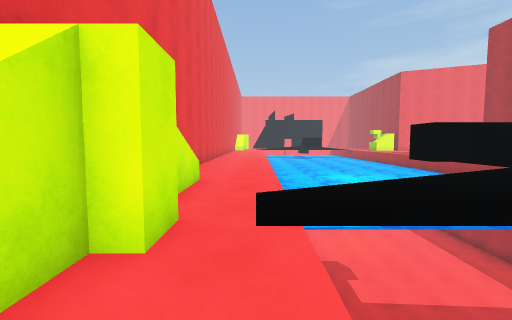
View 1 (above)

20 first-person views from a walk through a scene from a Unity 3-D project. The camera is 1.2 m above the floor, tilts 4° down and sees 90° across. The floor is counted in squares, 1.2 m on a side. Each view is taken from the middle of a square. On the plan, view 1 faces up. The plan holds only what a view shows up to about 11 squares ahead; the rest is blank. The place goes on beyond the plan. The player is left out. Surface patterns are stand-ins for the level's own textures.

View 2
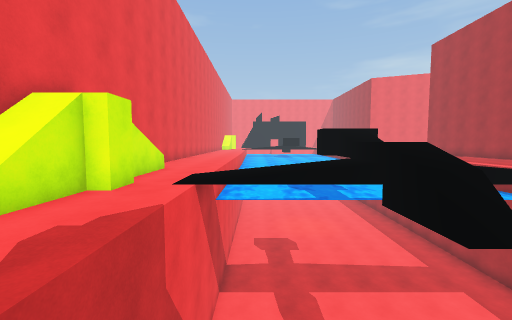

View 3
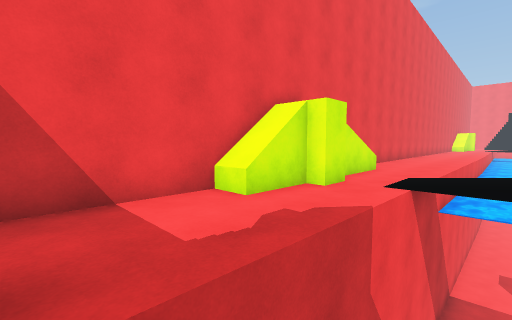

View 4
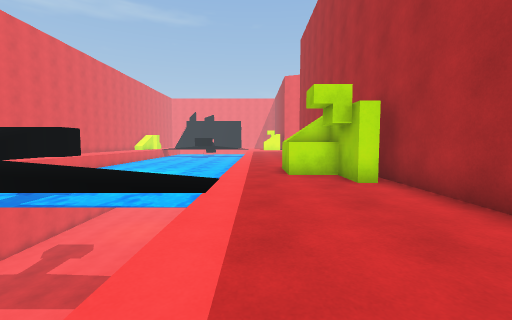

View 5
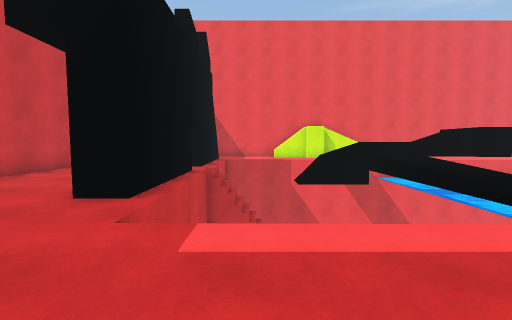

View 6
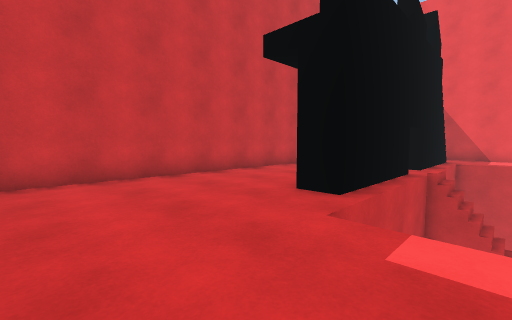

View 7
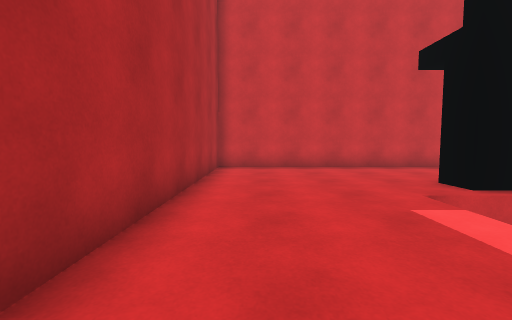

View 8
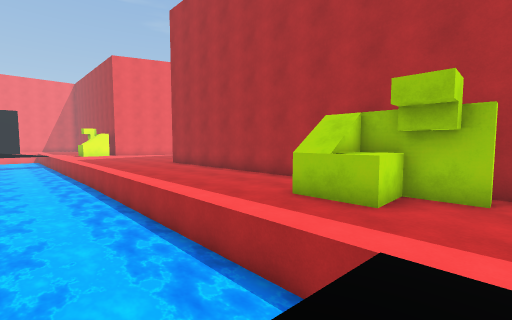

View 9
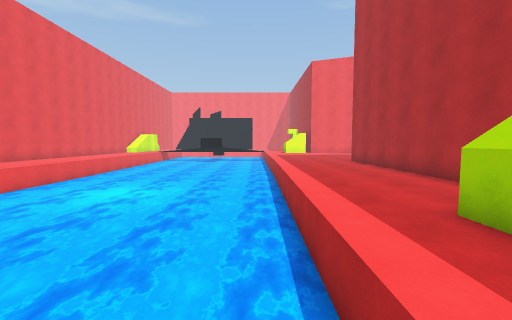

View 10
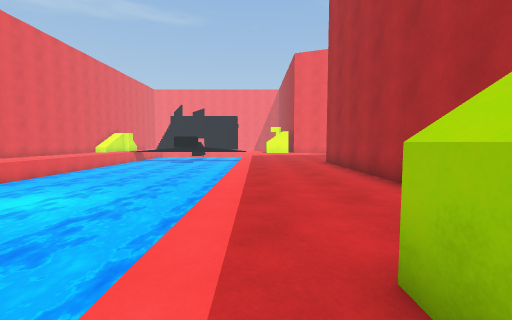

View 11
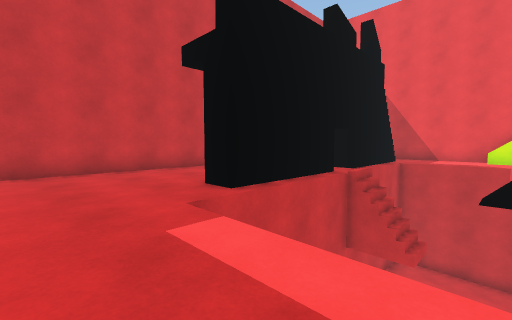

View 12
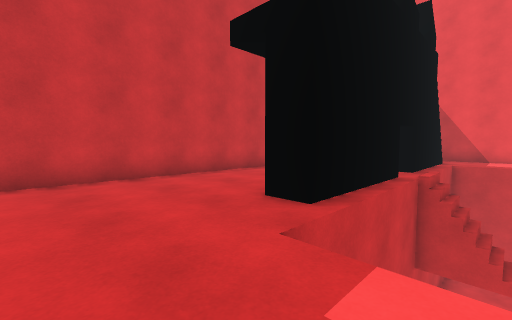

View 13
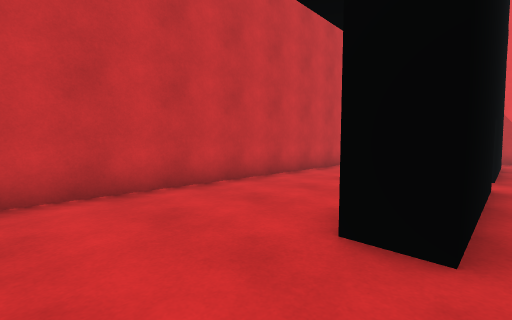

View 14
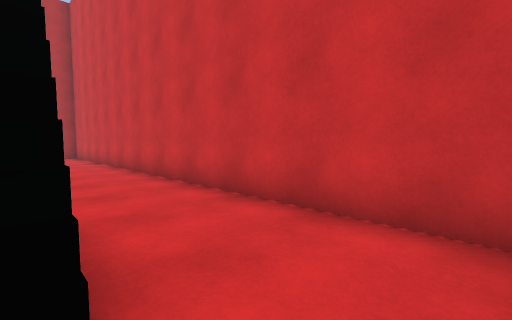

View 15
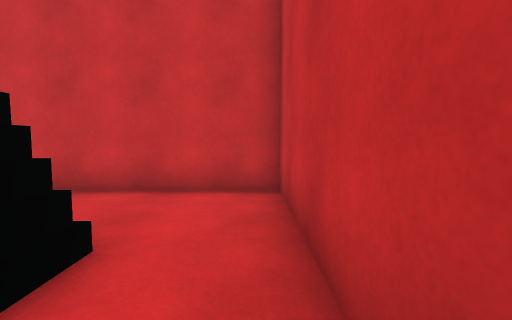

View 16
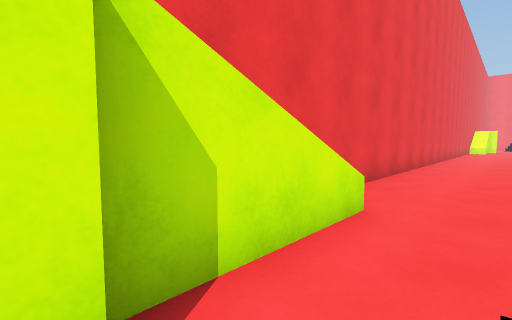

View 17
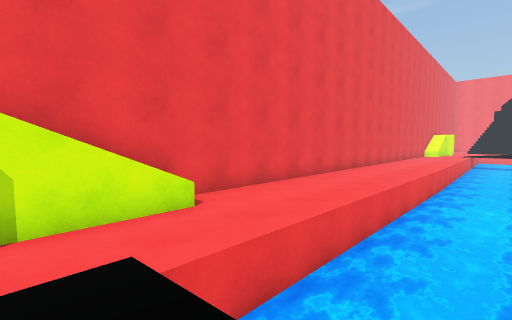

View 18
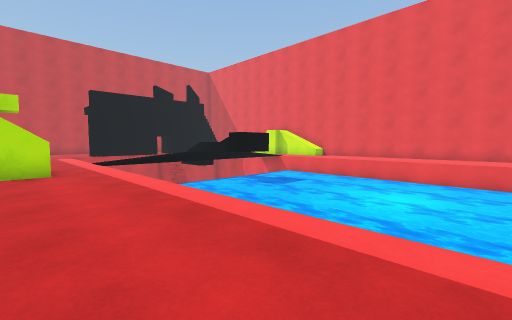

View 19
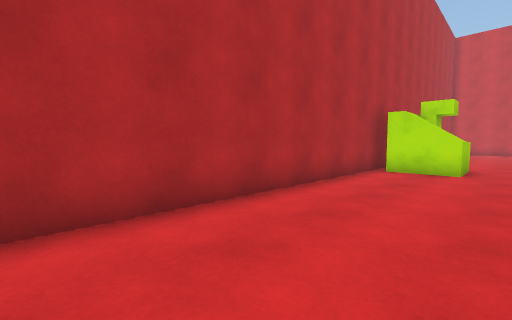

View 20
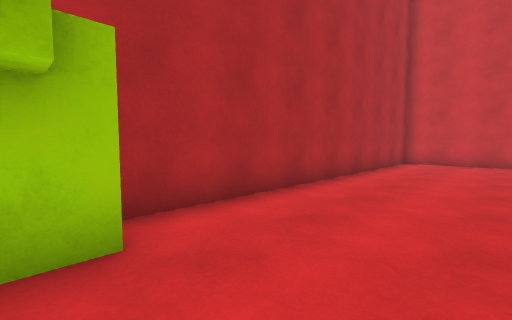

### Floor plan
Key: @ floor where view 1 was taken; # wall or solid block; . main floor; : floor 0.25 m higher than the main floor; + floor 0.5 m higher than the main floor; * floor 4.25 m higher than the main floor; - floor 5.75 m lower than the main floor; / step, stairs or slope; = window, fence, low wall or low ledge; ≈ water the walk keeps out of; ^ raised ledge; v drop or lower ground.
Columns run from 3 left of view 1 to 17 right of it. Each row starts with its distance up from view 1.
 17   ..≈≈≈≈≈≈≈≈≈≈≈≈....#
 16 #...≈≈≈≈≈≈≈≈≈≈≈≈....#
 15 #...≈≈≈≈≈≈≈≈≈≈≈≈....#
 14 #...≈≈≈≈≈≈≈≈≈≈≈≈....#
 13 #...≈≈≈≈≈≈≈≈≈≈≈≈....#
 12 #...≈≈≈≈≈≈≈≈≈≈≈≈....#
 11 #...≈≈≈≈≈≈≈≈≈≈≈≈....#
 10 #...≈≈≈≈≈≈≈≈≈≈≈≈....#
  9 #...≈≈≈≈≈≈≈≈≈≈≈≈....#
  8 #...≈≈≈≈≈≈≈≈≈≈≈≈....#
  7 #...≈≈≈≈^^≈≈≈≈≈≈.^###
  6 #^..≈≈≈≈^^≈≈≈≈≈≈.^^##
  5 ##..vvvv^^vvvvvv...##
  4  #...::+^^++::.....##
  3  ##.vvvv^^vvvvv.....#
  2  ##.v   ^^     v....#
  1 #^..vv  -v     v....#
  0 #^.@vv         v....#
 -1 #...vv  /v     v....#
 -2 #...vv  /v     v....#
 -3 #...................#
 -4 #..  #########......#
 -5 #..//      ***......#
 -6 #......=. ..........#
 -7 #...................#
 -8 #...................#
 -9 #####################

Positions as (right, up) in squares from view 1, and headings:
1: (0, 0), facing up
2: (2, -3), facing up
3: (2, -3), facing up-left
4: (13, -2), facing up
5: (15, -1), facing left
6: (15, -1), facing down-left
7: (15, 2), facing down
8: (9, 4), facing up-right
9: (11, 4), facing up
10: (13, 6), facing up
11: (14, 1), facing down-left
12: (14, -1), facing down-left
13: (13, -3), facing down-left
14: (-2, -5), facing down-right
15: (-2, -3), facing down
16: (0, 3), facing up-left
17: (3, 4), facing up-left
18: (15, 17), facing down-left
19: (13, 17), facing down-right
20: (13, 5), facing down-right
